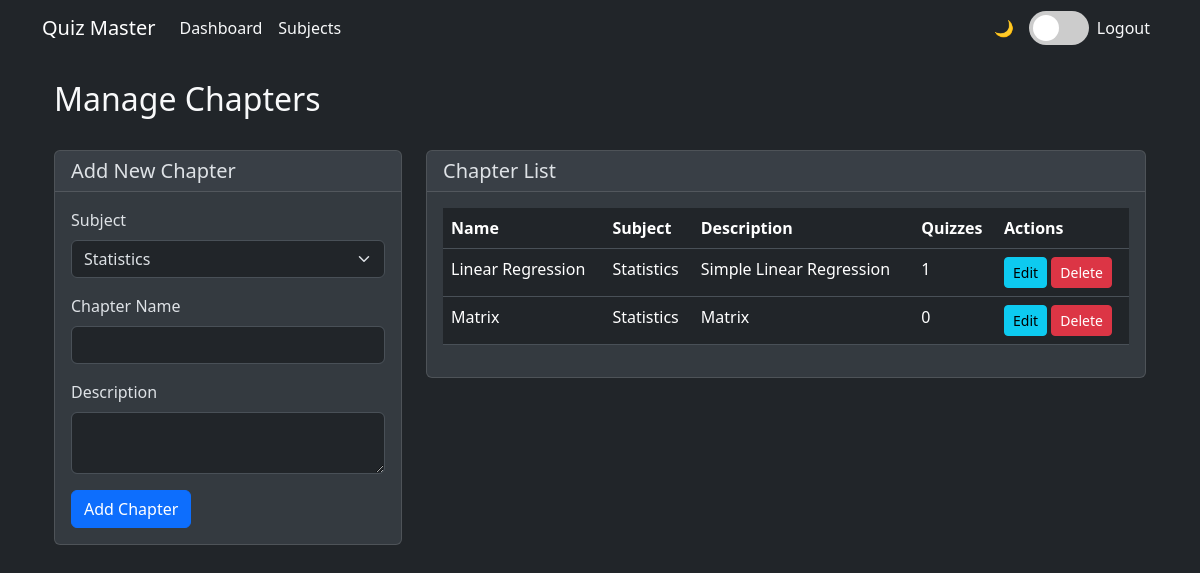
Page /admin/chapters (signed in) on the committed database.
### models.py (models this page shows)
class Chapter(db.Model):
    id = db.Column(db.Integer, primary_key=True)
    subject_id = db.Column(db.Integer, db.ForeignKey('subject.id'), nullable=False)
    name = db.Column(db.String(100), nullable=False)
    description = db.Column(db.Text)
    quizzes = db.relationship('Quiz', backref='chapter', lazy=True)

class Subject(db.Model):
    id = db.Column(db.Integer, primary_key=True)
    name = db.Column(db.String(100), nullable=False)
    description = db.Column(db.Text)
    chapters = db.relationship('Chapter', backref='subject', lazy=True)

### app.py (the view, shortened to what this page needs)
@app.route('/admin/chapters', methods=['GET', 'POST'])
@login_required
def manage_chapters():
    if not isinstance(current_user, Admin):
        flash('Access denied. Admin privileges required.', 'danger')
        return redirect(url_for('user_dashboard'))
    form = ChapterForm()
    form.subject_id.choices = [(s.id, s.name) for s in Subject.query.all()]
    chapters = Chapter.query.all()
    return render_template('admin/chapters.html', form=form, chapters=chapters)

### forms.py
class ChapterForm(FlaskForm):
    subject_id = SelectField('Subject',
                             coerce=int,
                             validators=[DataRequired()])
    name = StringField('Chapter Name', validators=[DataRequired()])
    description = TextAreaField('Description', validators=[DataRequired()])

### app.py (called while the page is built)
@login_manager.user_loader
def load_user(user_id):
    try:
        user = Admin.query.get(int(user_id))
        if user:
            return user
        return User.query.get(int(user_id))
    except:
        return None

### templates/admin/chapters.html (shortened to what this page needs)
{% extends "base.html" %}
{% block content %}
<div class="container">
    <div class="row mb-4">
        <div class="col">
            <h2>Manage Chapters</h2>
        </div>
    </div>
    <div class="row">
        <div class="col-md-4">
            <div class="card">
                <div class="card-header">
                    <h5 class="mb-0">Add New Chapter</h5>
                </div>
                <div class="card-body">
                    <form method="POST">
                        <div class="mb-3">
                            {{ form.subject_id.label(class="form-label") }}
                            {{ form.subject_id(class="form-select") }}
                        </div>
                        <div class="mb-3">
                            {{ form.name.label(class="form-label") }}
                            {{ form.name(class="form-control") }}
                        </div>
                        <div class="mb-3">
                            {{ form.description.label(class="form-label") }}
                            {{ form.description(class="form-control") }}
                        </div>
                        <button type="submit" class="btn btn-primary">Add Chapter</button>
                    </form>
                </div>
            </div>
        </div>
        <div class="col-md-8">
            <div class="card">
                <div class="card-header">
                    <h5 class="mb-0">Chapter List</h5>
                </div>
                <div class="card-body">
                    <div class="table-responsive">
                        <table class="table table-hover">
                            <thead>
                                <tr>
                                    <th>Name</th>
                                    <th>Subject</th>
                                    <th>Description</th>
                                    <th>Quizzes</th>
                                    <th>Actions</th>
                                </tr>
                            </thead>
                            <tbody>
                                {% for chapter in chapters %}
                                <tr>
                                    <td>{{ chapter.name }}</td>
                                    <td>{{ chapter.subject.name }}</td>
                                    <td>{{ chapter.description|truncate(30) }}</td>
                                    <td>{{ chapter.quizzes|length }}</td>
                                    <td>
                                        <a href="{{ url_for('edit_chapter', chapter_id=chapter.id) }}" class="btn btn-sm btn-info">Edit</a>
                                        <form method="POST" action="{{ url_for('delete_chapter', chapter_id=chapter.id) }}" class="d-inline" onsubmit="return confirm('Are you sure you want to delete this chapter?');">
                                            <button type="submit" class="btn btn-sm btn-danger">Delete</button>
                                        </form>
                                    </td>
                                </tr>
                                {% endfor %}
                            </tbody>
                        </table>
                    </div>
                </div>
            </div>
        </div>
    </div>
</div>
{% endblock %}

### templates/base.html (style rules this page uses)
:root { --bs-primary-rgb: 13, 110, 253; --bs-secondary-rgb: 108, 117, 125; --bs-success-rgb: 25, 135, 84; --bs-info-rgb: 13, 202, 240; --bs-warning-rgb: 255, 193, 7; --bs-danger-rgb: 220, 53, 69; --bs-light-rgb: 248, 249, 250; --bs-dark-rgb: 33, 37, 41; }
[data-bs-theme="dark"] { --bs-body-color: #dee2e6; --bs-body-bg: #212529; --bs-tertiary-bg-rgb: 52, 58, 64; }
[data-bs-theme="dark"] .card { --bs-card-border-color: rgba(255, 255, 255, 0.125); }
:root { --light-text: #212529; --dark-text: #f8f9fa; --light-bg: #ffffff; --dark-bg: #212529; --light-card-bg: #f8f9fa; --dark-card-bg: #343a40; }
[data-bs-theme="dark"] { --text-color: var(--dark-text); --bg-color: var(--dark-bg); --card-bg: var(--dark-card-bg); }
body { color: var(--text-color); background-color: var(--bg-color); transition: all 0.3s ease; }
.card { background-color: var(--card-bg); }

### rows in the picture
Chapter: name "Linear Regression", subject.name "Statistics", description "Simple Linear Regression", quizzes|length "1"
Chapter: name "Matrix", subject.name "Statistics", description "Matrix", quizzes|length "0"
